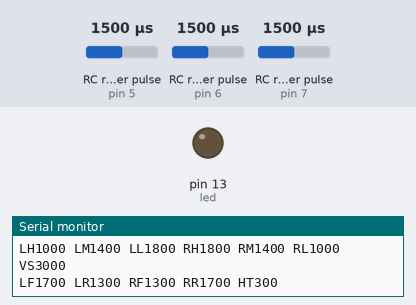
The sketch below on a simulated Arduino Uno, built with avr-gcc and run on an emulated ATmega328P. Shown: output pins drawn as LEDs (lit = HIGH), the last lines printed to the serial monitor. Wiring (inferred from the names in the program): 3 × RC receiver channel: data pin 5 / data pin 6 / data pin 7. Dashed ring = blinking. The inputs (shaded band) are chosen by the test bench; at power-on: RC receiver pulse (sensors on pin 6, pin 5, pin 7) 1500 µs.

Above: at 1.3 s.
1.4 s: RC receiver pulse (sensor on pin 6) set to 1475 µs
2.9 s: RC receiver pulse (sensor on pin 6) set to 1453 µs
At 3.07 s:
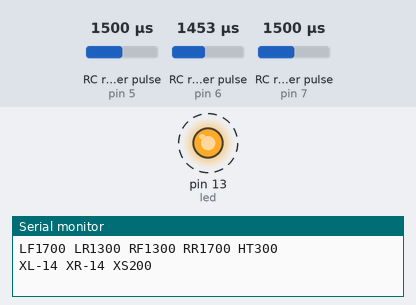
Timing chart, 0 to 11.9 s (numbered marks = the images above; inputs shaded):
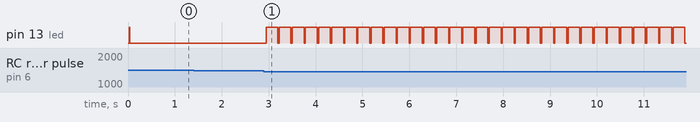

The sketch:

hexarduino.ino
```cpp
#include <SoftwareSerial.h>
//#include <Ultrasonic.h>

const int ch1 = 7;
const int ch2 = 6;
const int ch3 = 5;
const int ch4 = 4;
const int ch5 = 3;
const int ch6 = 2;
const int led = 13;

const short VERTICAL_SERVOS[] = {0, 2, 4, 16, 18, 20};
const short HORIZONTAL_SERVOS[] = {1, 3, 5, 17, 19, 21};

const short REAR_RIGHT_LEG[] = {0, 1, 8};
const short MIDDLE_RIGHT_LEG[] = {2, 3, 9};
const short FRONT_RIGHT_LEG[] = {4, 5, 10};

const short REAR_LEFT_LEG[] = {16, 17, 24};
const short MIDDLE_LEFT_LEG[] = {18, 19, 25};
const short FRONT_LEFT_LEG[] = {20, 21, 26};

int mediumLegPosition = 0;
boolean moving = false;

short values[] = {1500, 1500, 1500, 1500, 1500, 1500};
short oldValues[] = {0, 0, 0, 0, 0, 0};

SoftwareSerial engines(8,9);
//Ultrasonic distance(10, 11);

void setup() {
  pinMode(led, OUTPUT);

  pinMode(ch1, INPUT);
  pinMode(ch2, INPUT);
  pinMode(ch3, INPUT);
  pinMode(ch4, INPUT);
  pinMode(ch5, INPUT);
  pinMode(ch6, INPUT);
  Serial.begin(115200);
  engines.begin(115200);
  returnLegsToInitialPosition();

  setupGaitValues();
}

void loop() {
  //Get readings from RC-receiver channels
  values[0] = pulseIn(ch1, HIGH)-1500;
  values[1] = pulseIn(ch2, HIGH)-1500;
  //values[2] = pulseIn(ch3, HIGH)-1500;
  //values[3] = pulseIn(ch4, HIGH)-1500;
  //values[4] = pulseIn(ch5, HIGH)-1500;
  //values[5] = pulseIn(ch6, HIGH)-1300;

  //Moving speed is read from channel 1 (right stick, top-bottom direction)
  int movingSpeed = int(values[1] / 3.20);  //Normalize the value
  //Serial.print("--movingSpeed=");
  //Serial.println(movingSpeed,DEC);
  if (movingSpeed <10 && movingSpeed > -10) movingSpeed = 0;  //And remove noise

  //Turning speed is read from channel 0 (right stick, left-right direction)
  int turningSpeed = int(values[0] / 3.20);  //Normalize
  if (turningSpeed <10 && turningSpeed > -10) turningSpeed = 0;  //Remove noise
  //Serial.print("--turningSpeed=");
  //Serial.println(turningSpeed,DEC);

  //Lynxmotion SSC-32 already has some gaits pre-configured, and
  // gives you API that looks like commanding a tank (by applying
  // speed to motors connected to it's left and right tracks).
  int xl = movingSpeed;  //Left track speed
  int xr = movingSpeed;  //Right track speed
  //If you want your tank to move forward, you give both tracks
  //the same speed. If you want to turn, slow down track on the inner
  //side of the turn.
  if (movingSpeed < 10 && movingSpeed > -10 && turningSpeed < 10 && turningSpeed > -10) {
    if (moving) {
      Serial.println("XSTOP");
      engines.println("XSTOP");
      delay(30);
    }
    returnLegsToInitialPosition();
    moving = false;
  } else {
    moving = true;
    oldValues[0]=0;oldValues[1]=0;oldValues[2]=0;oldValues[3]=0;oldValues[4]=0;oldValues[5]=0;
    if (movingSpeed<0) {
      xr = xr + turningSpeed;
      xl = xl - turningSpeed;
    } else {
      xr = xr - turningSpeed;
      xl = xl + turningSpeed;
    }

    if (xl < 0) xl = max(xl, -100);
    if (xl > 0) xl = min(xl, 100);
    if (xr < 0) xr = max(xr, -100);
    if (xr > 0) xr = min(xr, 100);

    digitalWrite(led, HIGH);
    Serial.print("XL");
    engines.print("XL");
    Serial.print(xl, DEC);
    engines.print(xl, DEC);
    Serial.print(" XR");
    engines.print(" XR");
    Serial.print(xr, DEC);
    engines.print(xr, DEC);
    Serial.println(" XS200");
    engines.println(" XS200");
    delay(250);
  }

  digitalWrite(led, LOW);
}

void setupGaitValues() {
  Serial.println("LH1000 LM1400 LL1800 RH1800 RM1400 RL1000 VS3000");
  delay(50);
  Serial.println("LF1700 LR1300 RF1300 RR1700 HT300");
  engines.println("LF1700 LR1300 RF1300 RR1700 HT300");
  delay(50);
}

void returnLegsToInitialPosition() {

  values[2] = pulseIn(ch3, HIGH)-1150;  //Elevation
  int diff = oldValues[2] - values[2];

  if (diff <10 && diff > -10) return;

  oldValues[2] = values[2];
  Serial.print("ch3=");
  Serial.println(values[2], DEC);

  digitalWrite(led, HIGH);
  Serial.print("#1P1500#3P1500#5P1500");
  engines.print("#1P1500#3P1500#5P1500");
  Serial.println("#17P1500#19P1500#21P1500");
  engines.println("#17P1500#19P1500#21P1500");

  int leftShoulder = 1490-values[2];
  int rightShoulder = 1490+values[2];

  short servoNums[] = {0,2,4};
  moveServos(3, servoNums, leftShoulder);

  short servoNums4[] = {16, 18, 20};
  moveServos(3, servoNums4, rightShoulder);

  int rightKnees = 1580 + (values[2]+30);
  int leftKnees  = 1580 - (values[2]+30);

  short servoNums1[] = {8, 9, 10};
  moveServos(3, servoNums1, leftKnees);

  short servoNums2[] = {24, 25, 26};
  moveServos(3, servoNums2, rightKnees);
  digitalWrite(led, LOW);
}

void moveServos(int count, short servos[], int angle) {
  for (int index = 0; index<count; index++) {
    Serial.print("#");
    engines.print("#");
    Serial.print(servos[index], DEC);
    engines.print(servos[index], DEC);
    Serial.print("P");
    engines.print("P");
    Serial.print(angle, DEC);
    engines.print(angle, DEC);
  }
  Serial.println();
  engines.println();
}
```

Measured:
- the behaviour switches between 1468 and 1467 µs on RC receiver pulse (sensor on pin 6) (found by bisection; images 0 and 1)
- after the input at 1.4 s, every drawn part: stays the same
- after the input at 2.9 s, pin 13 (led): alternates HIGH for 0.25 s and LOW for 0.03 s, starting at once
